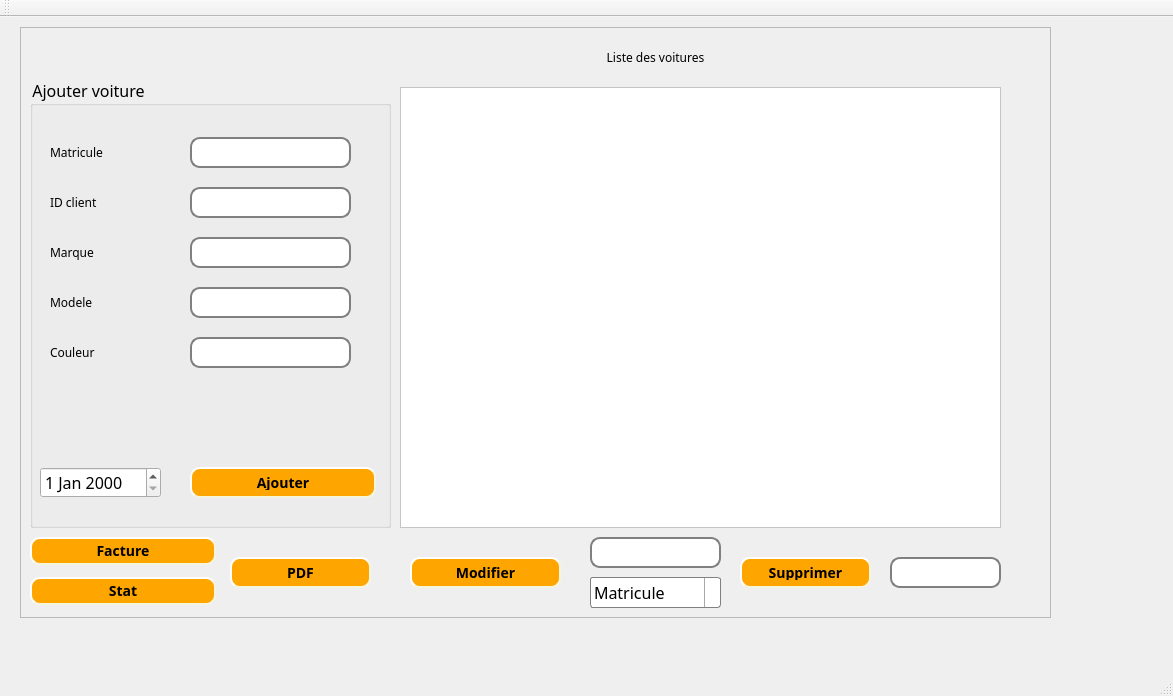
<?xml version="1.0" encoding="UTF-8"?>
<ui version="4.0">
 <class>MainWindow</class>
 <widget class="QMainWindow" name="MainWindow">
  <property name="geometry">
   <rect>
    <x>0</x>
    <y>0</y>
    <width>1173</width>
    <height>696</height>
   </rect>
  </property>
  <property name="windowTitle">
   <string>Gestion des Clients</string>
  </property>
  <property name="styleSheet">
   <string notr="true">*{
	font-family : century gothic;
	font-size : 16px;
}

QPushButton {
    background-color: orange;
    border-style: outset;
    border-width: 2px;
    border-radius: 10px;
    border-color: beige;
    font: bold 14px;
    padding: 6px;
}
QPushButton:pressed {
    background-color: rgb(255, 170, 127);
    border-style: inset;
}

QLineEdit { color: brown }

QComboBox {
    border: 1px solid gray;
    border-radius: 3px;
    padding: 1px 18px 1px 3px;
}

QComboBox:editable {
    background: white;
}

QComboBox:!editable, QComboBox::drop-down:editable {
     background: qlineargradient(x1: 0, y1: 0, x2: 0, y2: 1,
                                 stop: 0 #E1E1E1, stop: 0.4 #DDDDDD,
                                 stop: 0.5 #D8D8D8, stop: 1.0 #D3D3D3);
}

/* QComboBox gets the &quot;on&quot; state when the popup is open */
QComboBox:!editable:on, QComboBox::drop-down:editable:on {
    background: qlineargradient(x1: 0, y1: 0, x2: 0, y2: 1,
                                stop: 0 #D3D3D3, stop: 0.4 #D8D8D8,
                                stop: 0.5 #DDDDDD, stop: 1.0 #E1E1E1);
}

QComboBox:on { /* shift the text when the popup opens */
    padding-top: 3px;
    padding-left: 4px;
}

QComboBox::drop-down {
    subcontrol-origin: padding;
    subcontrol-position: top right;
    width: 15px;

    border-left-width: 1px;
    border-left-color: darkgray;
    border-left-style: solid; /* just a single line */
    border-top-right-radius: 3px; /* same radius as the QComboBox */
    border-bottom-right-radius: 3px;
}

QComboBox::down-arrow {
    image: url(C:/Users/mehdi/OneDrive/Documents/down_arrow.png);
}

QComboBox::down-arrow:on { 
    top: 1px;
    left: 1px;
}</string>
  </property>
  <widget class="QWidget" name="centralWidget">
   <widget class="QFrame" name="frame">
    <property name="geometry">
     <rect>
      <x>20</x>
      <y>10</y>
      <width>1031</width>
      <height>591</height>
     </rect>
    </property>
    <property name="frameShape">
     <enum>QFrame::StyledPanel</enum>
    </property>
    <property name="frameShadow">
     <enum>QFrame::Raised</enum>
    </property>
    <widget class="QStackedWidget" name="stackedWidget">
     <property name="geometry">
      <rect>
       <x>0</x>
       <y>0</y>
       <width>1071</width>
       <height>611</height>
      </rect>
     </property>
     <property name="styleSheet">
      <string notr="true"/>
     </property>
     <property name="currentIndex">
      <number>0</number>
     </property>
     <widget class="QWidget" name="page_2">
      <widget class="QGroupBox" name="groupBox_2">
       <property name="geometry">
        <rect>
         <x>10</x>
         <y>50</y>
         <width>361</width>
         <height>451</height>
        </rect>
       </property>
       <property name="styleSheet">
        <string notr="true">QGroupbox
{
background-color: qlineargradient(x1: 0, y1: 0, x2: 0, y2: 1,
                                       stop: 0 #E0E0E0, stop: 1 #FFFFFF);
     border: 4px solid green;
     border-radius: 5px;
     margin-top: 1ex; 

subcontrol-origin: margin;
     subcontrol-position: top center; /* position at the top center */
     padding: 0 3px;
     background-color: qlineargradient(x1: 0, y1: 0, x2: 0, y2: 1,
                                       stop: 0 #FFOECE, stop: 1 #FFFFFF);
}</string>
       </property>
       <property name="title">
        <string>Ajouter voiture</string>
       </property>
       <widget class="QLineEdit" name="le_matricule">
        <property name="geometry">
         <rect>
          <x>160</x>
          <y>60</y>
          <width>161</width>
          <height>31</height>
         </rect>
        </property>
        <property name="styleSheet">
         <string notr="true">     border: 2px solid gray;
     border-radius: 10px;
     padding: 0 8px;
     background:rgb(255, 255, 255);
     selection-background-color: darkgray;
 </string>
        </property>
       </widget>
       <widget class="QLineEdit" name="le_id">
        <property name="geometry">
         <rect>
          <x>160</x>
          <y>110</y>
          <width>161</width>
          <height>31</height>
         </rect>
        </property>
        <property name="styleSheet">
         <string notr="true">     border: 2px solid gray;
     border-radius: 10px;
     padding: 0 8px;
     background:rgb(255, 255, 255);
     selection-background-color: darkgray;
 </string>
        </property>
       </widget>
       <widget class="QLineEdit" name="le_marque">
        <property name="geometry">
         <rect>
          <x>160</x>
          <y>160</y>
          <width>161</width>
          <height>31</height>
         </rect>
        </property>
        <property name="styleSheet">
         <string notr="true">     border: 2px solid gray;
     border-radius: 10px;
     padding: 0 8px;
     background:rgb(255, 255, 255);
     selection-background-color: darkgray;
 </string>
        </property>
       </widget>
       <widget class="QLineEdit" name="le_modele">
        <property name="geometry">
         <rect>
          <x>160</x>
          <y>210</y>
          <width>161</width>
          <height>31</height>
         </rect>
        </property>
        <property name="styleSheet">
         <string notr="true">     border: 2px solid gray;
     border-radius: 10px;
     padding: 0 8px;
     background:rgb(255, 255, 255);
     selection-background-color: darkgray;
 </string>
        </property>
       </widget>
       <widget class="QLineEdit" name="le_couleur">
        <property name="geometry">
         <rect>
          <x>160</x>
          <y>260</y>
          <width>161</width>
          <height>31</height>
         </rect>
        </property>
        <property name="styleSheet">
         <string notr="true">     border: 2px solid gray;
     border-radius: 10px;
     padding: 0 8px;
     background:rgb(255, 255, 255);
     selection-background-color: darkgray;
 </string>
        </property>
       </widget>
       <widget class="QLabel" name="label_8">
        <property name="geometry">
         <rect>
          <x>20</x>
          <y>60</y>
          <width>81</width>
          <height>31</height>
         </rect>
        </property>
        <property name="text">
         <string>&lt;html&gt;&lt;head/&gt;&lt;body&gt;&lt;p&gt;&lt;span style=&quot; font-size:9pt;&quot;&gt;Matricule&lt;/span&gt;&lt;/p&gt;&lt;/body&gt;&lt;/html&gt;</string>
        </property>
       </widget>
       <widget class="QLabel" name="label_9">
        <property name="geometry">
         <rect>
          <x>20</x>
          <y>110</y>
          <width>81</width>
          <height>31</height>
         </rect>
        </property>
        <property name="text">
         <string>&lt;html&gt;&lt;head/&gt;&lt;body&gt;&lt;p&gt;&lt;span style=&quot; font-size:9pt;&quot;&gt;ID client&lt;/span&gt;&lt;/p&gt;&lt;/body&gt;&lt;/html&gt;</string>
        </property>
       </widget>
       <widget class="QLabel" name="label_10">
        <property name="geometry">
         <rect>
          <x>20</x>
          <y>160</y>
          <width>81</width>
          <height>31</height>
         </rect>
        </property>
        <property name="text">
         <string>&lt;html&gt;&lt;head/&gt;&lt;body&gt;&lt;p&gt;&lt;span style=&quot; font-size:9pt;&quot;&gt;Marque&lt;/span&gt;&lt;/p&gt;&lt;/body&gt;&lt;/html&gt;</string>
        </property>
       </widget>
       <widget class="QLabel" name="label_11">
        <property name="geometry">
         <rect>
          <x>20</x>
          <y>210</y>
          <width>81</width>
          <height>31</height>
         </rect>
        </property>
        <property name="styleSheet">
         <string notr="true"/>
        </property>
        <property name="text">
         <string>&lt;html&gt;&lt;head/&gt;&lt;body&gt;&lt;p&gt;&lt;span style=&quot; font-size:9pt;&quot;&gt;Modele&lt;/span&gt;&lt;/p&gt;&lt;/body&gt;&lt;/html&gt;</string>
        </property>
       </widget>
       <widget class="QDateEdit" name="dateEdit">
        <property name="geometry">
         <rect>
          <x>10</x>
          <y>390</y>
          <width>121</width>
          <height>31</height>
         </rect>
        </property>
       </widget>
       <widget class="QPushButton" name="pb_ajouter">
        <property name="geometry">
         <rect>
          <x>160</x>
          <y>390</y>
          <width>186</width>
          <height>31</height>
         </rect>
        </property>
        <property name="styleSheet">
         <string notr="true"/>
        </property>
        <property name="text">
         <string>Ajouter</string>
        </property>
       </widget>
       <widget class="QLabel" name="label_12">
        <property name="geometry">
         <rect>
          <x>20</x>
          <y>260</y>
          <width>81</width>
          <height>31</height>
         </rect>
        </property>
        <property name="text">
         <string>&lt;html&gt;&lt;head/&gt;&lt;body&gt;&lt;p&gt;&lt;span style=&quot; font-size:9pt;&quot;&gt;Couleur&lt;/span&gt;&lt;/p&gt;&lt;/body&gt;&lt;/html&gt;</string>
        </property>
       </widget>
      </widget>
      <widget class="QLabel" name="label_7">
       <property name="geometry">
        <rect>
         <x>570</x>
         <y>10</y>
         <width>131</width>
         <height>41</height>
        </rect>
       </property>
       <property name="styleSheet">
        <string notr="true"/>
       </property>
       <property name="text">
        <string>&lt;html&gt;&lt;head/&gt;&lt;body&gt;&lt;p align=&quot;center&quot;&gt;&lt;span style=&quot; font-size:9pt; color:#000000;&quot;&gt;Liste des voitures&lt;/span&gt;&lt;/p&gt;&lt;/body&gt;&lt;/html&gt;</string>
       </property>
      </widget>
      <widget class="QPushButton" name="pb_supprimer">
       <property name="geometry">
        <rect>
         <x>720</x>
         <y>530</y>
         <width>131</width>
         <height>31</height>
        </rect>
       </property>
       <property name="styleSheet">
        <string notr="true"/>
       </property>
       <property name="text">
        <string>Supprimer</string>
       </property>
      </widget>
      <widget class="QTableView" name="tab_voiture">
       <property name="geometry">
        <rect>
         <x>380</x>
         <y>60</y>
         <width>601</width>
         <height>441</height>
        </rect>
       </property>
       <property name="styleSheet">
        <string notr="true">background-color: rgb(255, 255, 255);</string>
       </property>
      </widget>
      <widget class="QPushButton" name="pb_modifier">
       <property name="geometry">
        <rect>
         <x>390</x>
         <y>530</y>
         <width>151</width>
         <height>31</height>
        </rect>
       </property>
       <property name="styleSheet">
        <string notr="true"/>
       </property>
       <property name="text">
        <string>Modifier</string>
       </property>
      </widget>
      <widget class="QPushButton" name="pushButton_3">
       <property name="geometry">
        <rect>
         <x>10</x>
         <y>510</y>
         <width>186</width>
         <height>28</height>
        </rect>
       </property>
       <property name="text">
        <string>Facture</string>
       </property>
      </widget>
      <widget class="QPushButton" name="pushButton_2">
       <property name="geometry">
        <rect>
         <x>10</x>
         <y>550</y>
         <width>186</width>
         <height>28</height>
        </rect>
       </property>
       <property name="text">
        <string>Stat</string>
       </property>
      </widget>
      <widget class="QLineEdit" name="le_supprimer">
       <property name="geometry">
        <rect>
         <x>870</x>
         <y>530</y>
         <width>111</width>
         <height>31</height>
        </rect>
       </property>
       <property name="styleSheet">
        <string notr="true">     border: 2px solid gray;
     border-radius: 10px;
     padding: 0 8px;
     background:rgb(255, 255, 255);
     selection-background-color: darkgray;
 </string>
       </property>
      </widget>
      <widget class="QComboBox" name="CB_modify">
       <property name="geometry">
        <rect>
         <x>570</x>
         <y>550</y>
         <width>131</width>
         <height>31</height>
        </rect>
       </property>
       <item>
        <property name="text">
         <string>Matricule</string>
        </property>
       </item>
       <item>
        <property name="text">
         <string>ID</string>
        </property>
       </item>
       <item>
        <property name="text">
         <string>Marque</string>
        </property>
       </item>
       <item>
        <property name="text">
         <string>Modele</string>
        </property>
       </item>
       <item>
        <property name="text">
         <string>Couleur</string>
        </property>
       </item>
      </widget>
      <widget class="QPushButton" name="pushButton">
       <property name="geometry">
        <rect>
         <x>210</x>
         <y>530</y>
         <width>141</width>
         <height>31</height>
        </rect>
       </property>
       <property name="text">
        <string>PDF</string>
       </property>
      </widget>
      <widget class="QLineEdit" name="le_modifier">
       <property name="geometry">
        <rect>
         <x>570</x>
         <y>510</y>
         <width>131</width>
         <height>31</height>
        </rect>
       </property>
       <property name="styleSheet">
        <string notr="true">     border: 2px solid gray;
     border-radius: 10px;
     padding: 0 8px;
     background:rgb(255, 255, 255);
     selection-background-color: darkgray;
 </string>
       </property>
      </widget>
     </widget>
    </widget>
   </widget>
  </widget>
  <widget class="QMenuBar" name="menuBar">
   <property name="geometry">
    <rect>
     <x>0</x>
     <y>0</y>
     <width>1173</width>
     <height>26</height>
    </rect>
   </property>
  </widget>
  <widget class="QToolBar" name="mainToolBar">
   <attribute name="toolBarArea">
    <enum>TopToolBarArea</enum>
   </attribute>
   <attribute name="toolBarBreak">
    <bool>false</bool>
   </attribute>
  </widget>
  <widget class="QStatusBar" name="statusBar"/>
 </widget>
 <layoutdefault spacing="6" margin="11"/>
 <resources/>
 <connections/>
</ui>
